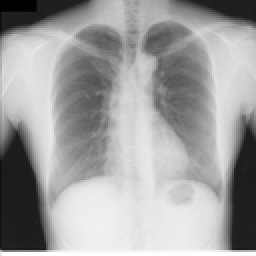
#> input picture classical_methods/snake/1.png, 128 x 128 px (shown 2 times larger)
$ python snake_method.py
#> lines starting #> are read from the running program, lines starting #| are printed output that depends on the picture; after the words box and inside, x2 and y2 are one past the last pixel; in counts of white or black regions, pixels touching at a corner belong together
'''
Copyright (c) 2025, Quan Nguyen, All rights reserved.
'''

import cv2
import numpy as np
import matplotlib.pyplot as plt
from skimage.filters import gaussian, threshold_otsu
from skimage.measure import label, regionprops
from skimage.segmentation import active_contour

img = cv2.imread('1.png', cv2.IMREAD_GRAYSCALE)
#> img is the input picture: shape (128, 128); min 0, max 255, mean 159.6
img = img.astype('float32') / 255.0

img_smooth = gaussian(img, sigma=3)
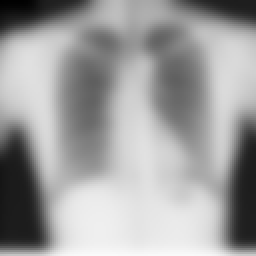
#> img_smooth: shape (128, 128) float32 (shown 2 times larger); min 0.00369, max 0.981, mean 0.626
thr = threshold_otsu(img_smooth)
#> thr = 0.559
binary = img_smooth < thr
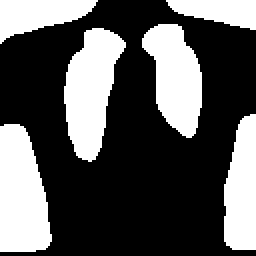
#> binary: shape (128, 128) bool (shown 2 times larger); 34.8% white; 6 white regions, box (x1, y1, x2, y2) and area: (0, 62, 26, 126) 1316, (32, 14, 63, 81) 1282, (71, 12, 101, 69) 1112, (112, 57, 128, 125) 901, (0, 0, 49, 22) 633, (83, 0, 128, 15) 452

def rect_init(top, bottom, left, right, pts_per_edge=80):
    r = np.concatenate([
        np.linspace(top, bottom, pts_per_edge),
        np.full(pts_per_edge, bottom),
        np.linspace(bottom, top, pts_per_edge),
        np.full(pts_per_edge, top),
    ])
    c = np.concatenate([
        np.full(pts_per_edge, left),
        np.linspace(left, right, pts_per_edge),
        np.full(pts_per_edge, right),
        np.linspace(right, left, pts_per_edge),
    ])
    return np.column_stack([r, c])

init_L = rect_init(top=10, bottom=80, left=30, right=60)
init_R = rect_init(top=10, bottom=70, left=70, right=100)

# Run snakes
snake_L = active_contour(gaussian(binary, sigma=3),
                         init_L, alpha=0.05, beta=10, gamma=0.001, max_num_iter=800)
#> snake_L = 320 pairs, first value 7.23 to 79.83, second value 31.42 to 60.67
snake_R = active_contour(gaussian(binary, sigma=3),
                         init_R, alpha=0.05, beta=10, gamma=0.001, max_num_iter=800)
#> snake_R = 320 pairs, first value 7.43 to 66.72, second value 71.9 to 101.9


# --- Plot ---
fig, ax = plt.subplots(1,2, figsize=(8,4))
ax[0].imshow(img, cmap='gray')
ax[0].set_title('Original Image')
ax[0].axis('off')

ax[1].imshow(binary, cmap='gray')
ax[1].set_title('Snakes on Otsu Thresholded Image')
for init, snake, col in [(init_L, snake_L, 'r'), (init_R, snake_R, 'y')]:
    ax[1].plot(init[:,1], init[:,0], '--', lw=2, color=col)
    ax[1].plot(snake[:,1], snake[:,0], '-',  lw=2, color=col)
#> this loop made 2 passes
#> col on passes 1 to 2: 'r', 'y'
ax[1].axis('off')

plt.savefig('snakes_two_lungs.png', dpi=300, bbox_inches='tight')
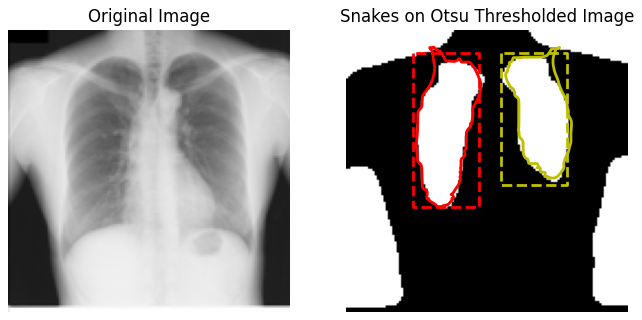
#> figure drawn by matplotlib, 2 panels
plt.show()
